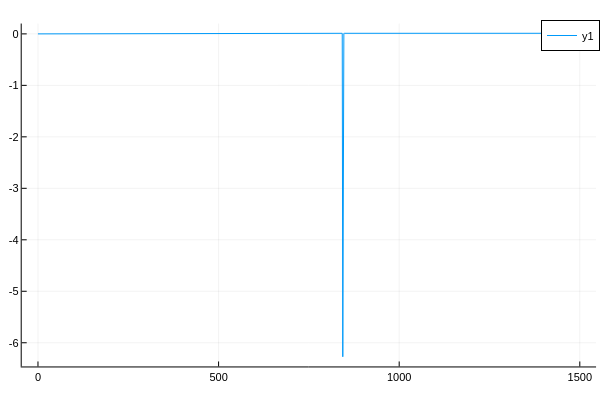

The cell this chart's notebook holds for it:
### Code cell
plot(tsamp,ΔΩ_soln)

### Figure 1 — Plotly figure (JSON) as saved in the notebook; plotly's stock layout.template omitted (floating-point values rounded to 4 significant figures; data arrays with more than 128 entries replaced by an {"elided": "..."} marker saying what was removed)
{"data": [{"colorbar": {"len": 0.9525, "title": "", "x": 0.9934, "y": 0.5139}, "legendgroup": "y1", "line": {"color": "rgba(0, 154, 250, 1.000)", "dash": "solid", "shape": "linear", "width": 1}, "mode": "lines", "name": "y1", "showlegend": true, "type": "scatter", "x": {"elided": "1000 float values"}, "xaxis": "x", "y": {"elided": "1000 float values"}, "yaxis": "y", "zmax": null, "zmin": null}], "layout": {"annotations": [], "height": 400, "legend": {"bgcolor": "rgba(255, 255, 255, 1.000)", "bordercolor": "rgba(0, 0, 0, 1.000)", "borderwidth": 1, "font": {"color": "rgba(0, 0, 0, 1.000)", "family": "sans-serif", "size": 11}, "title": {"font": {"color": "rgba(0, 0, 0, 1.000)", "family": "sans-serif", "size": 15}, "text": ""}, "tracegroupgap": 0, "traceorder": "normal", "x": 1, "xanchor": "auto", "y": 1, "yanchor": "auto"}, "margin": {"b": 20, "l": 0, "r": 0, "t": 20}, "paper_bgcolor": "rgba(255, 255, 255, 1.000)", "plot_bgcolor": "rgba(255, 255, 255, 1.000)", "showlegend": true, "width": 600, "xaxis": {"anchor": "y", "domain": [0.03619, 0.9934], "gridcolor": "rgba(0, 0, 0, 0.100)", "gridwidth": 0.5, "linecolor": "rgba(0, 0, 0, 1.000)", "mirror": false, "range": [-45, 1545], "showgrid": true, "showline": true, "showticklabels": true, "tickangle": 0, "tickcolor": "rgb(0, 0, 0)", "tickfont": {"color": "rgba(0, 0, 0, 1.000)", "family": "sans-serif", "size": 11}, "tickmode": "array", "ticks": "inside", "ticktext": ["0", "500", "1000", "1500"], "tickvals": [0, 500, 1000, 1500], "title": "", "titlefont": {"color": "rgba(0, 0, 0, 1.000)", "family": "sans-serif", "size": 15}, "type": "-", "visible": true, "zeroline": false, "zerolinecolor": "rgba(0, 0, 0, 1.000)"}, "yaxis": {"anchor": "x", "domain": [0.03762, 0.9902], "gridcolor": "rgba(0, 0, 0, 0.100)", "gridwidth": 0.5, "linecolor": "rgba(0, 0, 0, 1.000)", "mirror": false, "range": [-6.46, 0.2009], "showgrid": true, "showline": true, "showticklabels": true, "tickangle": 0, "tickcolor": "rgb(0, 0, 0)", "tickfont": {"color": "rgba(0, 0, 0, 1.000)", "family": "sans-serif", "size": 11}, "tickmode": "array", "ticks": "inside", "ticktext": ["-6", "-5", "-4", "-3", "-2", "-1", "0"], "tickvals": [-6, -5, -4, -3, -2, -1, 0], "title": "", "titlefont": {"color": "rgba(0, 0, 0, 1.000)", "family": "sans-serif", "size": 15}, "type": "-", "visible": true, "zeroline": false, "zerolinecolor": "rgba(0, 0, 0, 1.000)"}}}
